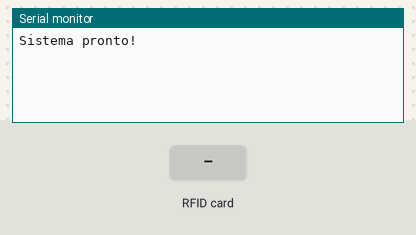
Bench run of a sketch on a simulated ESP8266 (NodeMCU). Parts: the last lines printed to the serial monitor. The test bench sets the inputs (shaded band).

Above: at 2.2 s.
2.3 s: RFID card E3 7F 10 29 held to the reader
At 3.6 s:
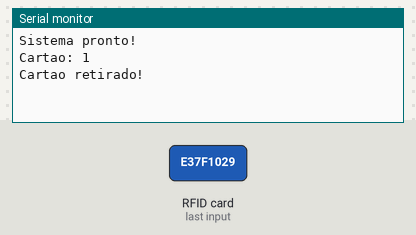
4.4 s: RFID card 5E 7A 19 C4 held to the reader
At 4.9 s:
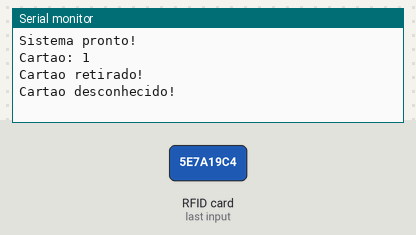

Measured:
- after the input at 2.3 s, the serial monitor: prints a new line at once (image 1)
- after the input at 4.4 s, the serial monitor: prints a new line at once (image 2)

The sketch:

codificador.ino
```cpp
#include <Wire.h>
#include <PN532_I2C.h>
#include <PN532.h>
#include <string.h>

// Modulo NFC
PN532_I2C pn532_i2c(Wire);
PN532 nfc(pn532_i2c);

// Cadastro dos cartoes
struct Cartao {
  uint8_t uid[4];
  char numero;
};

const Cartao cartoes[] = {
  {{0xE3, 0x7F, 0x10, 0x29}, '1'},
  {{0x9C, 0x71, 0x75, 0x06}, '2'},
  {{0x6F, 0xBC, 0xBF, 0x98}, '3'},
  {{0xF1, 0x72, 0x21, 0x00}, '4'},
  {{0x73, 0xC4, 0x3E, 0x14}, '5'},
  {{0x83, 0x85, 0xB7, 0x14}, '0'}

  // Novos cartoes: coloque virgula na linha anterior
  // ,{{0xAA, 0xBB, 0xCC, 0xDD}, '1'}
};

const int totalCartoes = sizeof(cartoes) / sizeof(cartoes[0]);

// Para implementação da máquina de estados

enum EstadoLeitor {
  AGUARDANDO_CARTAO,
  AGUARDANDO_RETIRADA
};

EstadoLeitor estado = AGUARDANDO_CARTAO;

const int LIMITE_AUSENCIAS = 3;
int ausenciasConsecutivas = 0;


void setup() {
  Serial.begin(115200);

  Wire.begin(4, 5);
  Wire.setClock(100000);

  delay(1000);
  nfc.begin();

  if (!nfc.getFirmwareVersion()) {
    Serial.println("ERRO: PN532 nao encontrado!");
    return;
  }

  nfc.SAMConfig();

  nfc.setPassiveActivationRetries(0x05);

  // UART1: TX no D4, 115200 baud, 7E1
  Serial1.begin(115200, SERIAL_7E1);

  Serial.println("Sistema pronto!");
}

void loop() {
  uint8_t uid[7];
  uint8_t tamanho = 0;

  bool detectado = nfc.readPassiveTargetID(
    PN532_MIFARE_ISO14443A,
    uid,
    &tamanho,
    200
  );

  // Nenhum cartao detectado
  if (!detectado) {
    if (estado == AGUARDANDO_RETIRADA) {
      ausenciasConsecutivas++;

      if (ausenciasConsecutivas >= LIMITE_AUSENCIAS) {
        estado = AGUARDANDO_CARTAO;
        ausenciasConsecutivas = 0;

        Serial.println("Cartao retirado!");
      }
    }

    return;
  }

  // Cartao presente: zera as ausencias
  ausenciasConsecutivas = 0;

  // Ja processamos um cartao.
  // Nao enviar novamente enquanto estiver presente.
  if (estado == AGUARDANDO_RETIRADA) {
    return;
  }

  // Novo cartao detectado
  estado = AGUARDANDO_RETIRADA;

  if (tamanho != 4) return;

  for (int i = 0; i < totalCartoes; i++) {
    if (memcmp(uid, cartoes[i].uid, 4) == 0) {

      char numero = cartoes[i].numero;

      Serial.print("Cartao: ");
      Serial.println(numero);

      Serial1.write(numero);

      return;
    }
  }

  Serial.println("Cartao desconhecido!");
}
```
